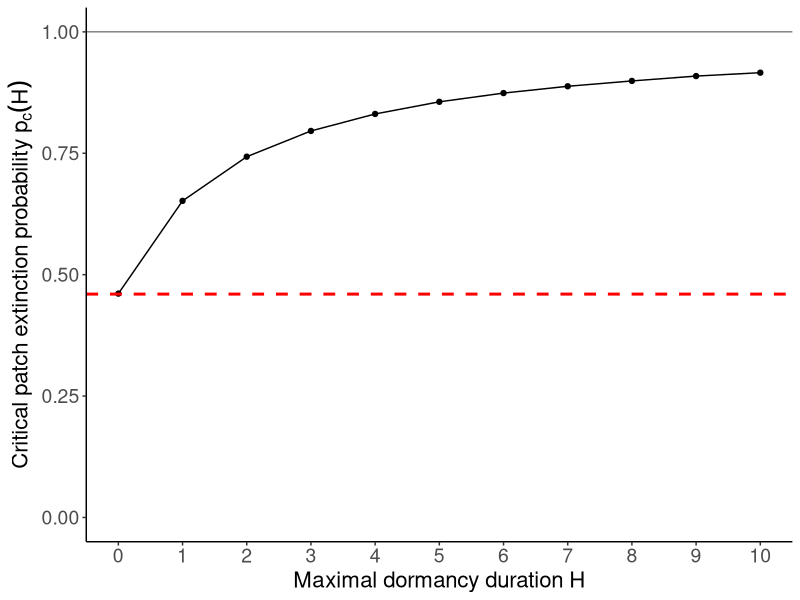

This figure's R source:
library(ggplot2)

theme_set(
  theme_classic() + 
    theme(legend.position = "right")
)

data = read.csv(file = 'prob_crit_H.csv', header = TRUE, dec = '.', sep = ',')

fig = ggplot(data) + 
  aes(x = H, y = Proba_critique) + 
  geom_point() +
  labs(x = 'Maximal dormancy duration H', y = bquote('Critical patch extinction probability'~p[c](H)))

fig = fig + ylim(0,1)

fig = fig + scale_x_continuous(breaks = c(0, 1, 2, 3, 4, 5, 6, 7, 8, 9, 10))

fig = fig + geom_line(size = 0.5, colour = 'black')

fig = fig + geom_hline(aes(yintercept = 0.46), color = "red", linetype = "dashed", size = 1)

fig = fig + geom_hline(aes(yintercept = 1), color = "black",size = 0.25)

fig = fig + theme(axis.text.x = element_text(size = 14), axis.text.y = element_text(size = 14))
fig = fig + theme(legend.text = element_text(size = 14), legend.title = element_text(size = 16))
fig = fig + theme(axis.title = element_text(size = 16))

fig